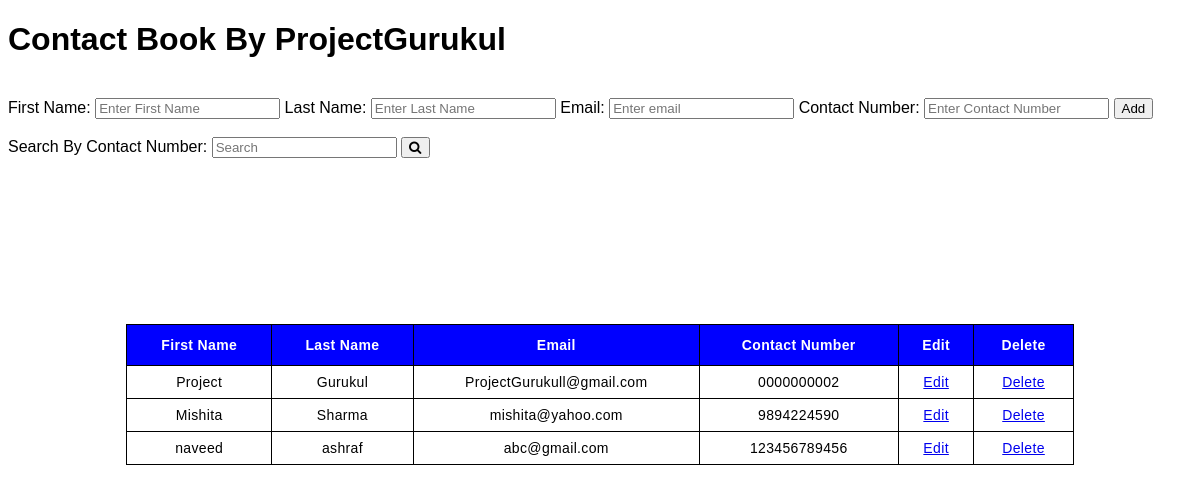
The page / on the database its author committed.
### home/models.py (models this page shows)
class Contact(models.Model):
    FirstName=models.CharField(max_length=30)
    LastName=models.CharField(max_length=30)
    Email=models.EmailField()
    ContactNumber=models.CharField(max_length=10)

### home/views.py (the view, shortened to what this page needs)
# urls.py: path('', views.saveinfo, name='saveinfo'),
def saveinfo(request):
    Data = Contact.objects.all()
    return render(request,"index.html",{'Data':Data})

### templates/index.html (shortened to what this page needs)
{% load static %}
<!DOCTYPE html>
<html lang="en">
<head>
    <link rel="stylesheet" href="https://cdnjs.cloudflare.com/ajax/libs/font-awesome/4.7.0/css/font-awesome.min.css">
    <h1>Contact Book By ProjectGurukul</h1>
</head>
<body>
<br>
<form acton="/saveinfo" class="form-inline" method="post">
    <label for="firstname">First Name:</label>
    <input type="text" id="firstname" placeholder="Enter First Name" name="firstname" required>
    <label for="lastname">Last Name:</label>
    <input type="text" id="lastname" placeholder="Enter Last Name" name="lastname" required>
    <label for="email">Email:</label>
    <input type="email" id="email" placeholder="Enter email" name="email" required>
    <label for="phone">Contact Number:</label>
    <input type="phone" id="phone" name="phone" placeholder="Enter Contact Number" name="ContactNumber" required>
    <button type="submit">Add</button>
</form>
<br>
<form method="get" action="/search">
    <label for="search">Search By Contact Number:</label>
    <input type="phone" id="query1" placeholder="Search " name="query1">
    <button type="submit"><i class="fa fa-search"></i></button>
</form>
<br>
<br>
<br>
<br>
<br>
<br>
<div class="table-container">
    <br>
    <table class="table" id="dataTable" width="100%" cellspacing="0">
        <thead>
        <tr>
            <th>First Name</th>
            <th>Last Name</th>
            <th>Email</th>
            <th>Contact Number</th>
            <th>Edit</th>
            <th>Delete</th>
        </tr>
        </thead>
        {% for info in Data %}
            <tr>
                <td data-label="Name">{{ info.FirstName }}</td>
                <td data-label="Name">{{ info.LastName }}</td>
                <td data-label="Email">{{ info.Email }}</td>
                <td data-label="ContactNumber">{{ info.ContactNumber }}</td>
                <td><a href="{% url 'edit' info.id %}" class=" btn btn-success ">Edit</a></td>
                <td><a href="{% url 'delete' info.id %}" class=" btn btn-danger ">Delete</a></td>
            </tr>
        {% endfor %}
    </table>
</div>
</body>
</html>

### templates/index.html (style rules this page uses)
body { background-color: white; font-family: sans-serif; }
.table-container { padding: 0 10%; margin: 40px auto 0; }
.table { width: 100%; border-collapse: collapse; }
.table thead { background-color: #0000FF; }
.table thead tr th { font-size: 14px; font-weight: 600; letter-spacing: 0.35px; color: #FFFFFF; opacity: 1; padding: 12px; vertical-align: top; border: 1px solid #000000; }
.table tbody tr td { font-size: 14px; Letter-spacing: 0.35px; font-weight: normal; background-color: white; padding: 8px; text-align: center; border: 1px solid #000000; }

### rows shown on the page
Contact: FirstName "Project", LastName "Gurukul", Email "ProjectGurukull@gmail.com", ContactNumber "0000000002"
Contact: FirstName "Mishita", LastName "Sharma", Email "mishita@yahoo.com", ContactNumber "9894224590"
Contact: FirstName "naveed", LastName "ashraf", Email "abc@gmail.com", ContactNumber "123456789456"
